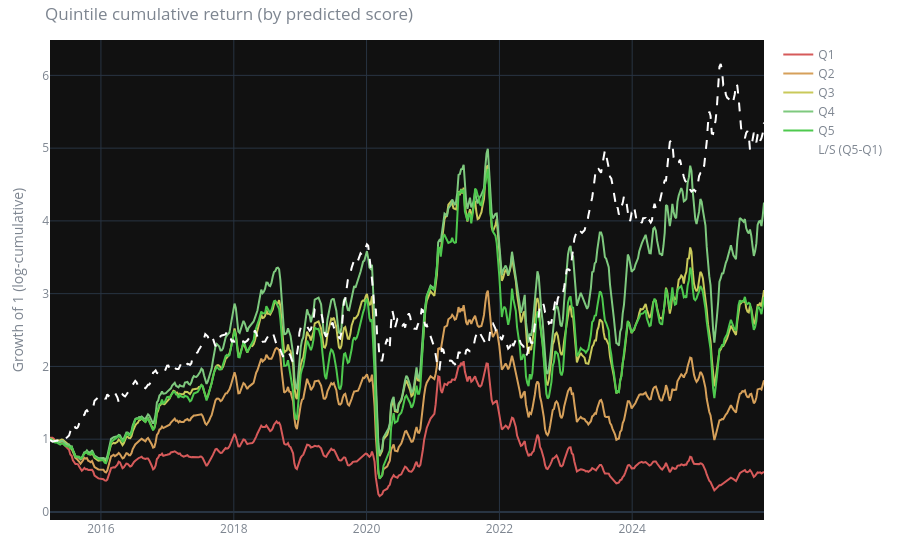

Notebook code for this chart:
### Markdown cell above
## 3 · Visualize

### Code cell
bl.plot_quintiles(res, TPL)

### Figure 1 — Plotly figure (JSON) as saved in the notebook; plotly's stock layout.template omitted (floating-point values rounded to 4 significant figures; data arrays with more than 128 entries replaced by an {"elided": "..."} marker saying what was removed)
{"data": [{"line": {"color": "#d65a5a"}, "mode": "lines", "name": "Q1", "type": "scatter", "x": {"elided": "527 str values"}, "y": {"elided": "527 float values"}}, {"line": {"color": "#d6a05a"}, "mode": "lines", "name": "Q2", "type": "scatter", "x": {"elided": "527 str values"}, "y": {"elided": "527 float values"}}, {"line": {"color": "#c9c95a"}, "mode": "lines", "name": "Q3", "type": "scatter", "x": {"elided": "527 str values"}, "y": {"elided": "527 float values"}}, {"line": {"color": "#7ec97e"}, "mode": "lines", "name": "Q4", "type": "scatter", "x": {"elided": "527 str values"}, "y": {"elided": "527 float values"}}, {"line": {"color": "#4ec94e"}, "mode": "lines", "name": "Q5", "type": "scatter", "x": {"elided": "527 str values"}, "y": {"elided": "527 float values"}}, {"line": {"color": "#fff", "dash": "dash"}, "mode": "lines", "name": "L/S (Q5-Q1)", "type": "scatter", "x": {"elided": "527 str values"}, "y": {"elided": "527 float values"}}], "layout": {"font": {"color": "#7d8590"}, "margin": {"b": 40, "l": 50, "r": 20, "t": 40}, "paper_bgcolor": "rgba(0,0,0,0)", "title": {"text": "Quintile cumulative return (by predicted score)"}, "yaxis": {"title": {"text": "Growth of 1 (log-cumulative)"}}}}
